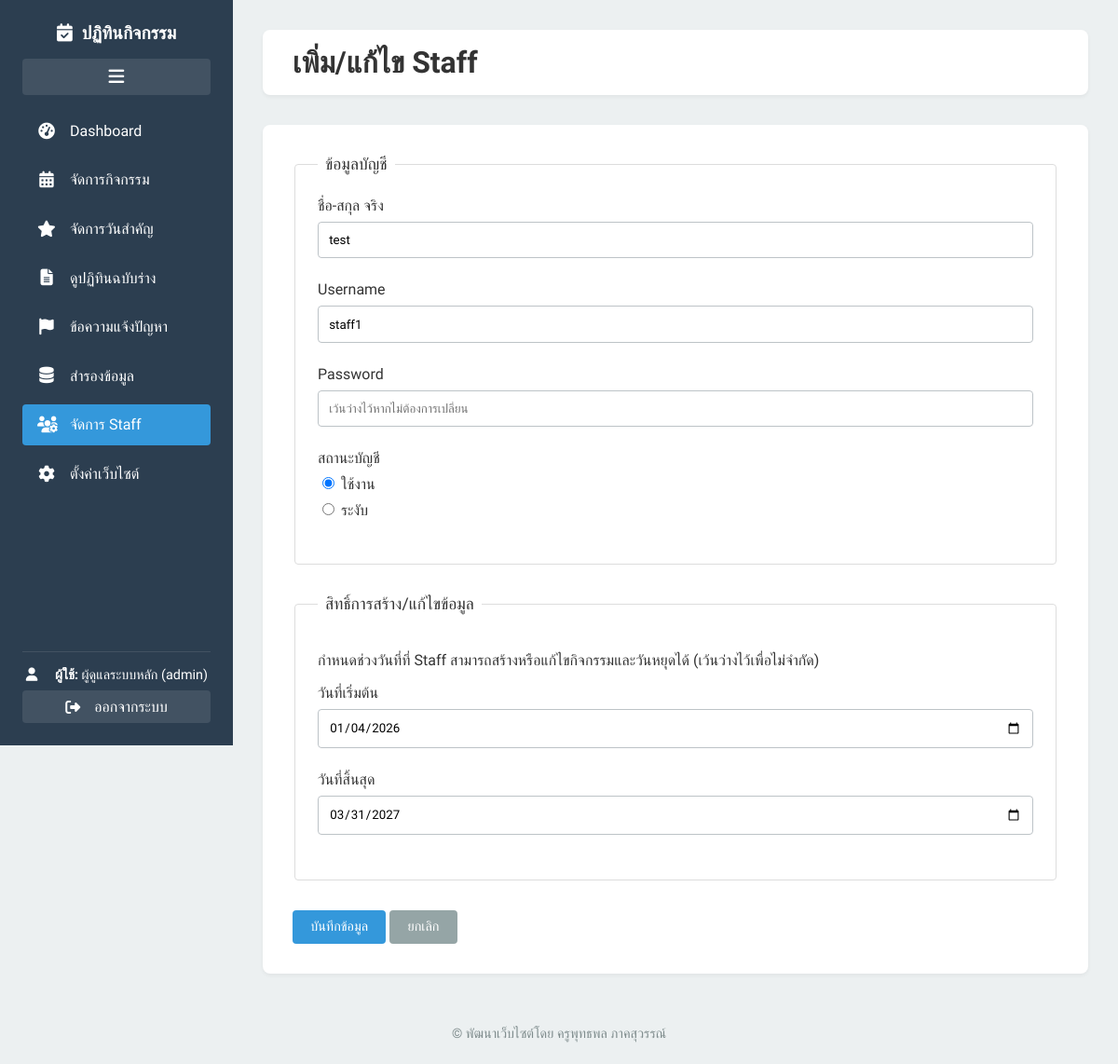
Screenshot of /admin/staff_form.php?id=2 (signed in) with the database file from the repository.
### tables this page shows
CREATE TABLE `users` (
  `id` int(11) NOT NULL,
  `username` varchar(100) NOT NULL,
  `password` varchar(255) NOT NULL,
  `real_name` varchar(255) NOT NULL,
  `role` enum('admin','staff') NOT NULL DEFAULT 'staff',
  `is_active` tinyint(1) NOT NULL DEFAULT 1,
  `permission_end_date` date DEFAULT NULL,
  `permission_start_date` date DEFAULT NULL
);

### admin/staff_form.php (the view, shortened to what this page needs)
<?php
require_once 'partials/header.php';
require_once '../config.php';
$staff = [
    'id' => '', 'username' => '', 'real_name' => '', 'is_active' => 1,
    'permission_start_date' => '', 'permission_end_date' => ''
];
$is_edit_mode = false;
if (isset($_GET['id']) && is_numeric($_GET['id'])) {
    $is_edit_mode = true;
    try {
        $stmt = $pdo->prepare("SELECT * FROM users WHERE id = ? AND role = 'staff'");
        $stmt->execute([$_GET['id']]);
        $staff = $stmt->fetch(PDO::FETCH_ASSOC);
    } catch (PDOException $e) {
        $_SESSION['error_message'] = "เกิดข้อผิดพลาด: " . $e->getMessage();
        header('Location: manage_staff.php');
        exit;
    }
}
?>
<form action="save_staff.php" method="POST" class="data-form">
    <fieldset>
        <legend>ข้อมูลบัญชี</legend>
        <div class="form-group">
            <label for="real_name">ชื่อ-สกุล จริง</label>
            <input type="text" id="real_name" name="real_name" value="<?php echo htmlspecialchars($staff['real_name']); ?>" required>
        </div>
        <div class="form-group">
            <label for="username">Username</label>
            <input type="text" id="username" name="username" value="<?php echo htmlspecialchars($staff['username']); ?>" required>
        </div>
        <div class="form-group">
            <label for="password">Password</label>
            <input type="text" id="password" name="password" placeholder="<?php echo $is_edit_mode ? 'เว้นว่างไว้หากไม่ต้องการเปลี่ยน' : ''; ?>">
        </div>
        <div class="form-group">
            <label>สถานะบัญชี</label>
            <div class="radio-group">
                <label><input type="radio" name="is_active" value="1" <?php echo ($staff['is_active'] == 1) ? 'checked' : ''; ?>> ใช้งาน</label>
                <label><input type="radio" name="is_active" value="0" <?php echo ($staff['is_active'] == 0) ? 'checked' : ''; ?>> ระงับ</label>
            </div>
        </div>
    </fieldset>
    <fieldset>
        <legend>สิทธิ์การสร้าง/แก้ไขข้อมูล</legend>
        <p>กำหนดช่วงวันที่ที่ Staff สามารถสร้างหรือแก้ไขกิจกรรมและวันหยุดได้ (เว้นว่างไว้เพื่อไม่จำกัด)</p>
        <div class="form-group">
            <label for="permission_start_date">วันที่เริ่มต้น</label>
            <input type="date" id="permission_start_date" name="permission_start_date" value="<?php echo htmlspecialchars($staff['permission_start_date']); ?>">
        </div>
        <div class="form-group">
            <label for="permission_end_date">วันที่สิ้นสุด</label>
            <input type="date" id="permission_end_date" name="permission_end_date" value="<?php echo htmlspecialchars($staff['permission_end_date']); ?>">
        </div>
    </fieldset>
    <div class="form-actions">
        <button type="submit" class="button">บันทึกข้อมูล</button>
        <a href="manage_staff.php" class="button button-secondary">ยกเลิก</a>
    </div>
</form>
<?php
require_once 'partials/footer.php';
?>

### admin/assets/admin_style.css (style rules this page uses)
:root { --primary-color: #3498db; --secondary-color: #2c3e50; --danger-color: #e74c3c; --light-grey: #ecf0f1; --border-color: #bdc3c7; --success-color: #27ae60; }
body { font-family: 'Sarabun', sans-serif; margin: 0; background-color: var(--light-grey); color: #333; }
button, input, select, textarea { font-family: 'Sarabun', sans-serif; }
.button { background-color: var(--primary-color); color: #fff; text-decoration: none; padding: 0.6rem 1.2rem; border-radius: 4px; border: none; cursor: pointer; font-size: 0.9rem; transition: opacity 0.2s ease; display: inline-block; }
.button-secondary { background-color: #95a5a6; color: #fff; }
.data-form .form-group { margin-bottom: 1.5rem; }
.data-form label { display: block; margin-bottom: 0.5rem; font-weight: 500; }
.data-form input[type="text"], .data-form input[type="password"], .data-form input[type="number"], .data-form input[type="date"], .data-form input[type="file"], .data-form textarea, .data-form select { width: 100%; padding: 0.7rem; border: 1px solid var(--border-color); border-radius: 4px; box-sizing: border-box; font-family: 'Sarabun', sans-serif; transition: border-color 0.2s ease; }
.data-form .form-actions { margin-top: 2rem; }
.data-form fieldset { border: 1px solid #ddd; border-radius: 4px; padding: 1.5rem; margin-bottom: 2rem; }
.data-form legend { font-weight: 500; font-size: 1.1rem; padding: 0 0.5rem; }
.radio-group label { margin-right: 1rem; }

### rows the page displays
users: real_name "test", username "staff1", is_active "☑ ใช้งาน", is_active "☐ ระงับ", permission_start_date "01/04/2026", permission_end_date "03/31/2027"

### other values shown
$_SESSION['user_real_name'] "ผู้ดูแลระบบหลัก"
$_SESSION['user_role'] "admin"
$page_title "เพิ่ม/แก้ไข Staff"
